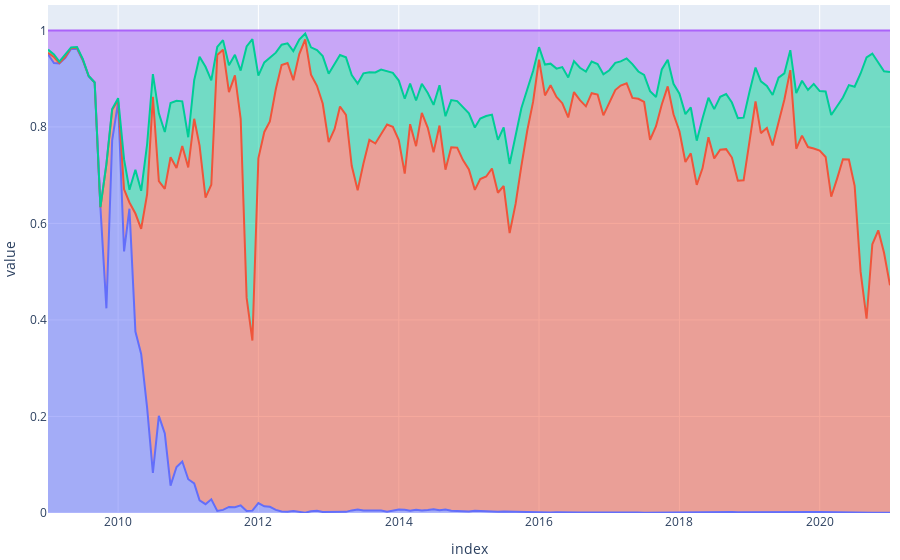

This figure's notebook cell:
### Code cell
subset=monthly[["sum_mining","sum_input=1","sum_input<5","sum_input>=5"]]
subset=subset.div(subset.sum(axis=1), axis=0)
fig =subset.plot.area()
fig=write_formated_plot(fig,output_dir+"distribution_nb_inputs_output.html")
#fig.show()

### Figure 1 — Plotly figure (JSON) as saved in the notebook; plotly's stock layout.template omitted (floating-point values rounded to 4 significant figures; data arrays with more than 128 entries replaced by an {"elided": "..."} marker saying what was removed)
{"data": [{"hovertemplate": "variable=sum_mining<br>index=%{x}<br>value=%{y}<extra></extra>", "legendgroup": "sum_mining", "line": {"color": "#636efa"}, "mode": "lines", "name": "sum_mining", "orientation": "v", "showlegend": true, "stackgroup": "1", "type": "scatter", "x": {"elided": "145 str values"}, "xaxis": "x", "y": {"elided": "145 float values"}, "yaxis": "y"}, {"hovertemplate": "variable=sum_input=1<br>index=%{x}<br>value=%{y}<extra></extra>", "legendgroup": "sum_input=1", "line": {"color": "#EF553B"}, "mode": "lines", "name": "sum_input=1", "orientation": "v", "showlegend": true, "stackgroup": "1", "type": "scatter", "x": {"elided": "145 str values"}, "xaxis": "x", "y": {"elided": "145 float values"}, "yaxis": "y"}, {"hovertemplate": "variable=sum_input<5<br>index=%{x}<br>value=%{y}<extra></extra>", "legendgroup": "sum_input<5", "line": {"color": "#00cc96"}, "mode": "lines", "name": "sum_input<5", "orientation": "v", "showlegend": true, "stackgroup": "1", "type": "scatter", "x": {"elided": "145 str values"}, "xaxis": "x", "y": {"elided": "145 float values"}, "yaxis": "y"}, {"hovertemplate": "variable=sum_input>=5<br>index=%{x}<br>value=%{y}<extra></extra>", "legendgroup": "sum_input>=5", "line": {"color": "#ab63fa"}, "mode": "lines", "name": "sum_input>=5", "orientation": "v", "showlegend": true, "stackgroup": "1", "type": "scatter", "x": {"elided": "145 str values"}, "xaxis": "x", "y": {"elided": "145 float values"}, "yaxis": "y"}], "layout": {"hovermode": "x unified", "legend": {"title": {"text": "variable"}, "tracegroupgap": 0}, "margin": {"b": 5, "l": 10, "r": 10, "t": 5}, "showlegend": false, "xaxis": {"anchor": "y", "domain": [0, 1], "title": {"text": "index"}}, "yaxis": {"anchor": "x", "domain": [0, 1], "title": {"text": "value"}}}}
